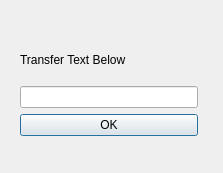
<?xml version="1.0" encoding="UTF-8"?>
<ui version="4.0">
 <class>myForm</class>
 <widget class="QDialog" name="myForm">
  <property name="geometry">
   <rect>
    <x>0</x>
    <y>0</y>
    <width>223</width>
    <height>173</height>
   </rect>
  </property>
  <property name="windowTitle">
   <string>Dialog</string>
  </property>
  <widget class="QWidget" name="">
   <property name="geometry">
    <rect>
     <x>20</x>
     <y>40</y>
     <width>178</width>
     <height>96</height>
    </rect>
   </property>
   <layout class="QVBoxLayout" name="verticalLayout">
    <item>
     <widget class="QLabel" name="label">
      <property name="text">
       <string>Transfer Text Below</string>
      </property>
     </widget>
    </item>
    <item>
     <widget class="QLineEdit" name="lineEdit"/>
    </item>
    <item>
     <widget class="QPushButton" name="pushButton">
      <property name="text">
       <string>OK</string>
      </property>
     </widget>
    </item>
   </layout>
  </widget>
 </widget>
 <resources/>
 <connections/>
</ui>
